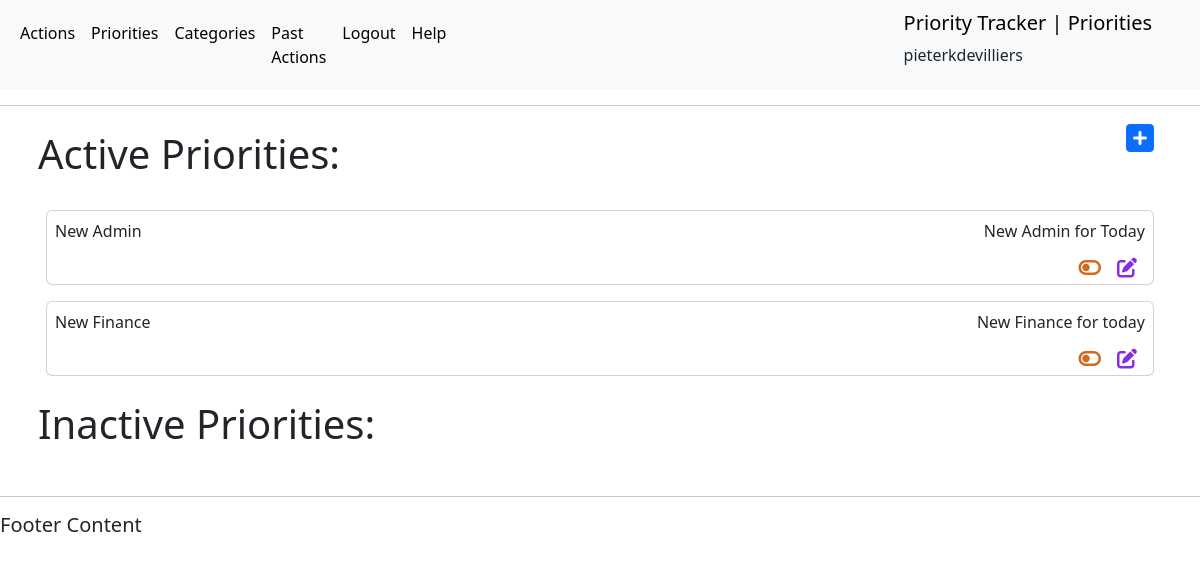
Before: /priorities/ (signed in) with the older database file.
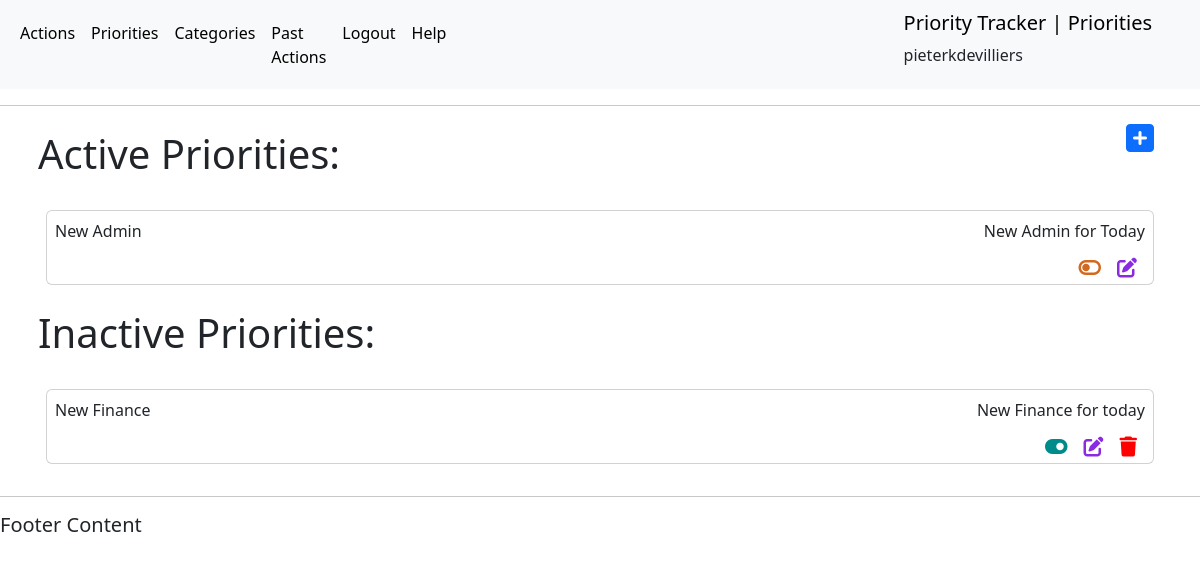
After: the same page with the newer database file.
### actions/models.py (models this page shows, shortened)
class User(AbstractUser):
    email = models.EmailField(unique=True)

class Priority(models.Model):
    title = models.CharField(max_length=50, null=False, blank=False)
    description = models.CharField(max_length=150)
    activeStatus = models.BooleanField(null=False, blank=False, default=True)
    category = models.ForeignKey(
        Category, on_delete=models.CASCADE, null=True, blank=True)
    user = models.ForeignKey(
        settings.AUTH_USER_MODEL, on_delete=models.CASCADE, related_name="priorities", null=True)

### actions/views.py (the view)
# urls.py: path('priorities/', views.get_priorities_list, name='get_priorities_list'),
@login_required(login_url='login')
def get_priorities_list(request):
    current_user = request.user
    user_id = current_user.id
    username = current_user.username
    priorities = Priority.objects.filter(user=current_user)
    page_title = 'Priorities'
    context = {
        "username": username,
        "user_id": user_id,
        "priorities": priorities,
        'page_title': page_title
    }
    return render(request, 'actions/priorities_list.html', context)

### actions/templates/actions/priorities_list.html (shortened to what this page needs)
{% extends 'actions/main.html' %}
{% block content %}
<body>
    <div class="container d-flex p-2 justify-content-between flex-row bd-highlight">
        <h1>Active Priorities:</h1>
        <a title="Add Priority" class="fa-solid fa-2xl p-2 fa-square-plus" role="button" href="/add-priority/"></a>
    </div>
    <div class="container d-flex p-2 flex-column bd-highlight">
        {% for priority in user.priorities.all %}
        {% if priority.activeStatus == True %}
        <div class="d-flex p-2 flex-column bd-highlight">
            <div class="p-2 card bd-highlight">
                <div class="d-flex justify-content-between flex-row bd-highlight">
                    <p class="bd-highlight">{{ priority.title }}</p>
                    <p class="bd-highlight">{{ priority.description }}</p>
                </div>
                {% if user.id == priority.user.id %}
                <div class="icon-outer-container">
                    <div class="icon-container d-flex justify-content-end">
                        <div class="d-flex justify-content-end col-12">
                            <a title="Set Priority Status to Inactive" class="fa-solid fa-lg p-2 fa-toggle-off" role="button" href="{% url 'priority_active_status' priority.id %}"></a>
                            <a title="Update Priority" class="fa-solid fa-lg p-2 fa-pen-to-square" role="button" href="{% url 'update_priority' priority.id %}"></a>
                        </div>
                    </div>
                </div>
                {% endif %}
            </div>
        </div>
    {% endif %}
    {% endfor %}
    </div>
    <div class="container d-flex p-2 justify-content-between flex-row bd-highlight">
        <h1>Inactive Priorities:</h1>
    </div>
    <div class="container d-flex p-2 flex-column bd-highlight">
    {% for priority in user.priorities.all %}
    {% if priority.activeStatus == False %}
    <div class="d-flex p-2 flex-column bd-highlight">
        <div class="p-2 card bd-highlight">
            <div class="d-flex justify-content-between flex-row bd-highlight">
                <p class="bd-highlight">{{ priority.title }}</p>
                <p class="bd-highlight">{{ priority.description }}</p>
            </div>
            {% if user.id == priority.user.id %}
            <div class="icon-outer-container">
                <div class="icon-container d-flex justify-content-end">
                    <div class="d-flex justify-content-end col-12">
                        <a title="Set Priority Status to Active" class="fa-solid fa-lg p-2 fa-toggle-on" role="button" href="{% url 'priority_active_status' priority.id %}"></a>
                        <a title="Update Priority" class="fa-solid fa-lg p-2 fa-pen-to-square" role="button" href="{% url 'update_priority' priority.id %}"></a>
                        <a title="Delete Priority" class="fa-solid fa-lg p-2 fa-trash" role="button" href="{% url 'delete_priority' priority.id %}"></a>
                    </div>
                </div>
            </div>
            {% endif %}
        </div>
    </div>
    {% endif %}
    {% endfor %}
    </div>
</body>
{% endblock %}

### actions/templates/actions/main.html (shortened to what this page needs)
<!DOCTYPE html>
<html lang="en">
<head>
    {% load static %}
    <link href="https://cdn.jsdelivr.net/npm/bootstrap@5.3.0-alpha1/dist/css/bootstrap.min.css" rel="stylesheet">
    <link href="https://cdnjs.cloudflare.com/ajax/libs/font-awesome/6.2.1/css/all.min.css" rel="stylesheet" type="text/css">
    <link href="{% static 'css/style.css' %}" rel="stylesheet" type="text/css">
</head>
<body>
    <nav class="navbar navbar-expand-lg bg-body-tertiary">
        <div class="container-fluid">
          <div class="collapse navbar-collapse" id="navbarSupportedContent">
            <ul class="navbar-nav me-auto mb-2 mb-lg-0">
              <li class="nav-item">
                <a class="nav-link active" aria-current="page" href="{% url 'get_action_list' %}">Actions</a>
              </li>
              <li class="nav-item">
                <a class="nav-link active" aria-current="page" href="{% url 'get_priorities_list' %}">Priorities</a>
              </li>
              <li class="nav-item">
                <a class="nav-link active" aria-current="page" href="{% url 'get_categories_list' %}">Categories</a>
              </li>
              <li class="nav-item">
                <a id="get-filtered-actions" class="nav-link active" aria-current="page" href="{% url 'get_filtered_action_list' %}">Past Actions</a>
              </li>
              <li class="nav-item">
                <a class="nav-link active" aria-current="page" href="{% url 'logout' %}">Logout</a>
              </li>
              <li class="nav-item">
                <a class="nav-link active" aria-current="page" href="{% url 'help' %}">Help</a>
              </li>
            </ul>
          </div>
          <div class="container d-flex justify-content-end">
            <div>
              <a class="navbar-brand p-2" href="/actions">Priority Tracker | {{ page_title }}</a>
              <h6 class="p-2">{{ username }}</h6>
            </div>
          </div>
        </div>
      </nav>
    <hr>
    {% block content %}
    {% endblock %}
    <hr>
    <h5>Footer Content</h5>
</body>
</html>

### static/css/style.css (style rules this page uses)
.fa-pen-to-square { color: blueviolet; }
.fa-trash { color: red; }
.fa-toggle-off { color: chocolate; }
.fa-toggle-on { color: darkcyan; }
a { text-decoration: none; }

Changed rows visible on the page:
changed Priority "New Finance": moves from the list under "Active Priorities:" to the list under "Inactive Priorities:"
